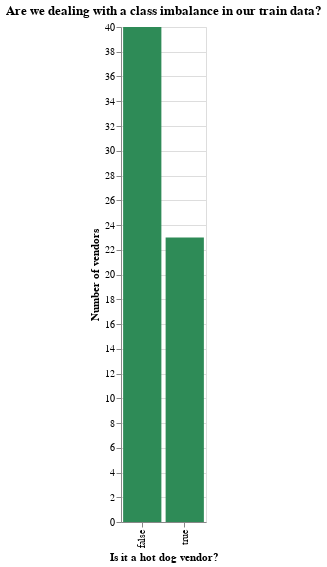

The notebook cell this image was saved under:
### Markdown cell above
As we can see, `Hot Dogs` are the most popular class in our data set, where can observe that the rest of our categories are pulverised into several other classifications with one or 2 observations. Thus, making our classifier identify the most popular one, might be a way to improve model performance.

Nonetheless, being the most popular class, does not mean that there could not be class imbalance. We will observe if this is true in the next plot:

### Code cell
plot2 = (alt.Chart(
    train_data,
    title="Are we dealing with a class imbalance in our train data?"
).mark_bar(color="seagreen").encode(
    x=alt.X("is_hotdog", title="Is it a hot dog vendor?"),
    y=alt.Y("count()", title="Number of vendors")
).properties(
        width=85,
        height=495
    )
        )

plot2

### Figure 1 — Vega-Lite specification as saved in the notebook (floating-point values rounded to 4 significant figures)
{"config": {"view": {"continuousWidth": 300, "continuousHeight": 300}}, "data": {"name": "data-41fbf792c97c456235425b1839860207"}, "mark": {"type": "bar", "color": "seagreen"}, "encoding": {"x": {"field": "is_hotdog", "title": "Is it a hot dog vendor?", "type": "nominal"}, "y": {"aggregate": "count", "title": "Number of vendors", "type": "quantitative"}}, "height": 495, "title": "Are we dealing with a class imbalance in our train data?", "width": 85, "$schema": "https://vega.github.io/schema/vega-lite/v6.1.0.json", "datasets": {"data-41fbf792c97c456235425b1839860207": [{"BUSINESS_NAME": "Marimba", "DESCRIPTION": "Middle Eastern Cuisine", "is_hotdog": false}, {"BUSINESS_NAME": "Super Thai", "DESCRIPTION": "Thai Cuisine", "is_hotdog": false}, {"BUSINESS_NAME": "The Juice Truck", "DESCRIPTION": "Juice and Smoothies", "is_hotdog": false}, {"BUSINESS_NAME": "Japadog", "DESCRIPTION": "Hot Dogs", "is_hotdog": true}, {"BUSINESS_NAME": "Japadog", "DESCRIPTION": "Hot Dogs", "is_hotdog": true}, {"BUSINESS_NAME": "Van Dog", "DESCRIPTION": "Hot Dogs", "is_hotdog": true}, {"BUSINESS_NAME": "Dog Meister", "DESCRIPTION": "Hot Dogs", "is_hotdog": true}, {"BUSINESS_NAME": "Actual Oden", "DESCRIPTION": "Japanese Cuisine", "is_hotdog": false}, {"BUSINESS_NAME": "Mr. Arancino", "DESCRIPTION": "Italian Cuisine", "is_hotdog": false}, {"BUSINESS_NAME": "", "DESCRIPTION": "Hot Dogs", "is_hotdog": true}, {"BUSINESS_NAME": "", "DESCRIPTION": "Hot Dogs", "is_hotdog": true}, {"BUSINESS_NAME": "", "DESCRIPTION": "Hot Dogs", "is_hotdog": true}, {"BUSINESS_NAME": "Eat Chicken Wraps", "DESCRIPTION": "Wraps and Sandwiches", "is_hotdog": false}, {"BUSINESS_NAME": "Cheesey Does It", "DESCRIPTION": "Sandwiches", "is_hotdog": false}, {"BUSINESS_NAME": "Mr. Tube Steak", "DESCRIPTION": "Hot Dogs", "is_hotdog": true}, {"BUSINESS_NAME": "Holy Smokes", "DESCRIPTION": "Hot Dogs", "is_hotdog": true}, {"BUSINESS_NAME": "Gourmet Syndicate", "DESCRIPTION": "Comfort Food", "is_hotdog": false}, {"BUSINESS_NAME": "Roaming Dragon", "DESCRIPTION": "Asian Fusion", "is_hotdog": false}, {"BUSINESS_NAME": "The Loving Hut", "DESCRIPTION": "Vegetarian and Vegan", "is_hotdog": false}, {"BUSINESS_NAME": "BBKB Kaboom Box", "DESCRIPTION": "Seafood and Western", "is_hotdog": false}, {"BUSINESS_NAME": "Feastro The Rolling Bistro", "DESCRIPTION": "Local Meats and Seafood", "is_hotdog": false}, {"BUSINESS_NAME": "Mr. Shawarma", "DESCRIPTION": "Shawarma", "is_hotdog": false}, {"BUSINESS_NAME": "Feastro - The Rolling Bistro", "DESCRIPTION": "Local Meats and Seafood", "is_hotdog": false}, {"BUSINESS_NAME": "Van Dog", "DESCRIPTION": "Western", "is_hotdog": false}, {"BUSINESS_NAME": "Potato Tornado", "DESCRIPTION": "Potato Based Dishes", "is_hotdog": false}, {"BUSINESS_NAME": "Brasilian Roots", "DESCRIPTION": "Brasilian Cuisine", "is_hotdog": false}, {"BUSINESS_NAME": "Mac BBQ", "DESCRIPTION": "Hot Dogs", "is_hotdog": true}, {"BUSINESS_NAME": "Dim Sum Express", "DESCRIPTION": "Dim Sum", "is_hotdog": false}, {"BUSINESS_NAME": "Sea Dogs", "DESCRIPTION": "Hot Dogs", "is_hotdog": true}, {"BUSINESS_NAME": "", "DESCRIPTION": "Hot Dogs", "is_hotdog": true}, {"BUSINESS_NAME": "", "DESCRIPTION": "Hot Dogs", "is_hotdog": true}, {"BUSINESS_NAME": "", "DESCRIPTION": "Hot Dogs", "is_hotdog": true}, {"BUSINESS_NAME": "Crab Park Chowdery", "DESCRIPTION": "Chowders and Soups", "is_hotdog": false}, {"BUSINESS_NAME": "", "DESCRIPTION": "Hot Dogs", "is_hotdog": true}, {"BUSINESS_NAME": "Cazba Express", "DESCRIPTION": "Kebabs", "is_hotdog": false}, {"BUSINESS_NAME": "Yokabai", "DESCRIPTION": "Burgers and Fries", "is_hotdog": false}, {"BUSINESS_NAME": "Le Tigre", "DESCRIPTION": "Chinese Cuisine", "is_hotdog": false}, {"BUSINESS_NAME": "Van Dog", "DESCRIPTION": "Hot Dogs", "is_hotdog": true}, {"BUSINESS_NAME": "Eat Chicken Wraps", "DESCRIPTION": "Wraps and Sandwiches", "is_hotdog": false}, {"BUSINESS_NAME": "Mogu", "DESCRIPTION": "Japanese Cuisine", "is_hotdog": false}, {"BUSINESS_NAME": "Commissary Connect", "DESCRIPTION": "Variety Menu", "is_hotdog": false}, {"BUSINESS_NAME": "Aussie Pie Guy", "DESCRIPTION": "Australian Pies", "is_hotdog": false}, {"BUSINESS_NAME": "V Dub Dogs", "DESCRIPTION": "Hot Dogs", "is_hotdog": true}, {"BUSINESS_NAME": "Lemon Sea", "DESCRIPTION": "Lemonade and Crepes", "is_hotdog": false}, {"BUSINESS_NAME": "San Juan Family Farm", "DESCRIPTION": "Fruit Shakes, Smoothies and Juices", "is_hotdog": false}, {"BUSINESS_NAME": "", "DESCRIPTION": "Hot Dogs", "is_hotdog": true}, {"BUSINESS_NAME": "Ali's Hot Dogs", "DESCRIPTION": "Hot Dogs", "is_hotdog": true}, {"BUSINESS_NAME": "Mac BBQ", "DESCRIPTION": "Hot Dogs", "is_hotdog": true}, {"BUSINESS_NAME": "Suassy Thai", "DESCRIPTION": "Thai Cuisine", "is_hotdog": false}, {"BUSINESS_NAME": "Mr. Camaron", "DESCRIPTION": "Drinks and Smoothies", "is_hotdog": false}, {"BUSINESS_NAME": "", "DESCRIPTION": "Hot Dogs", "is_hotdog": true}, {"BUSINESS_NAME": "Vie Niapolotan", "DESCRIPTION": "Italian Cuisine", "is_hotdog": false}, {"BUSINESS_NAME": "Fat Duck Mobile Eatery", "DESCRIPTION": "International Comfort Foods", "is_hotdog": false}, {"BUSINESS_NAME": "Come Arepa", "DESCRIPTION": "Venezuelan Cuisine", "is_hotdog": false}, {"BUSINESS_NAME": "", "DESCRIPTION": "Hot Dogs", "is_hotdog": true}, {"BUSINESS_NAME": "Arturo's Mexico To Go", "DESCRIPTION": "Mexican Cuisine", "is_hotdog": false}, {"BUSINESS_NAME": "Meet to Eat", "DESCRIPTION": "Kosher Israeli", "is_hotdog": false}, {"BUSINESS_NAME": "Mum's Grilled Cheese Truck", "DESCRIPTION": "Grilled Cheese and Soups", "is_hotdog": false}, {"BUSINESS_NAME": "Master Chef's Kebab House", "DESCRIPTION": "Kebabs", "is_hotdog": false}, {"BUSINESS_NAME": "Tacofino", "DESCRIPTION": "Tacos and Burritos", "is_hotdog": false}, {"BUSINESS_NAME": "Disco Cheetah", "DESCRIPTION": "Korean", "is_hotdog": false}, {"BUSINESS_NAME": "", "DESCRIPTION": "Hot Dogs", "is_hotdog": true}, {"BUSINESS_NAME": "Bandidas", "DESCRIPTION": "Vegan Cuisine", "is_hotdog": false}]}}
